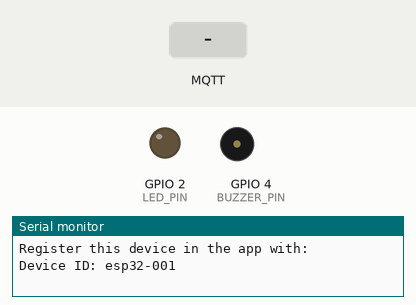
Bench run of a sketch on a simulated ESP32. On the bench: output pins drawn as LEDs (lit = HIGH), buzzer (waves = sounding, pin HIGH), the last lines printed to the serial monitor. Inputs (shaded band) come from the test bench. WiFi joins after 1.5 s; servers stay silent unless stated; random numbers use the default seed unless the sketch sets one; no MQTT or app messages arrive unless stated.

Above: at 2.7 s.
2.8 s: MQTT message "1" arrives on the first subscribed topic
At 3.5 s:
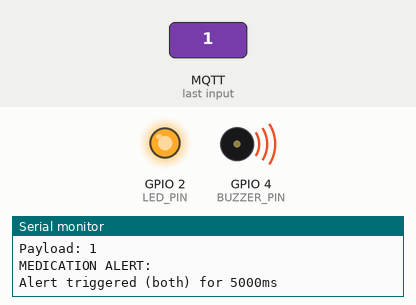
4.3 s: MQTT message "led" arrives on the first subscribed topic
5.8 s: MQTT message "0" arrives on the first subscribed topic
Timing chart, 0 to 12.3 s (numbered marks = the images above; inputs shaded):
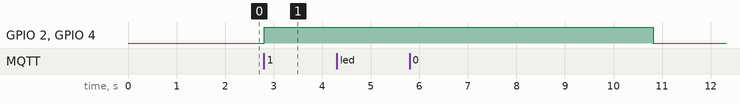

Measured:
- after the input at 2.8 s, GPIO 2 (LED_PIN), GPIO 4 (BUZZER_PIN): LOW → HIGH at once

The sketch:

ESP32_MedicationAlerts.ino
```cpp
/*
 * ESP32 Medication Alert System with MQTT
 *
 * This sketch allows your ESP32 to receive medication alerts via MQTT
 * and trigger a buzzer and LED accordingly.
 *
 * Hardware requirements:
 * - ESP32 development board
 * - LED connected to pin 2 (or change LED_PIN)
 * - Buzzer connected to pin 4 (or change BUZZER_PIN)
 * - WiFi connection
 *
 * Setup instructions:
 * 1. Update WiFi credentials (WIFI_SSID, WIFI_PASSWORD)
 * 2. Set your device ID (must match what's registered in the app)
 * 3. Upload this sketch to your ESP32
 * 4. Use the serial monitor to verify connection to WiFi and MQTT
 * 5. In the app, register the device with the device ID
 */

#include <WiFi.h>
#include <PubSubClient.h>
#include <ArduinoJson.h>

// ===== CONFIGURATION =====
// WiFi credentials
const char* WIFI_SSID = "YOUR_WIFI_SSID";  // Replace with your WiFi SSID
const char* WIFI_PASSWORD = "YOUR_WIFI_PASSWORD";  // Replace with your WiFi password

// Device credentials
const String DEVICE_ID = "esp32-001";  // Device ID (must match what you register in the app)

// Hardware pins
const int LED_PIN = 2;     // LED connected to GPIO 2 (built-in LED on most ESP32 boards)
const int BUZZER_PIN = 4;  // Buzzer connected to GPIO 4

// MQTT settings
const char* MQTT_BROKER = "df116a1a463d460c99605be93a4db7db.s1.eu.hivemq.cloud";
const int MQTT_PORT = 8883;
const char* MQTT_USERNAME = "hivemq.webclient.1746829092080"; // Replace with your HiveMQ credentials
const char* MQTT_PASSWORD = "IvHQa.w*0r8i5L7,mT:X"; // Replace with your HiveMQ password
const char* MQTT_TOPIC = "meditrack/alerts/esp32-001"; // Will be suffixed with device ID

// ===== GLOBAL VARIABLES =====
WiFiClient wifiClient;
PubSubClient mqttClient(wifiClient);
bool ledState = false;
unsigned long alertEndTime = 0;

// Generates a unique client ID based on device ID and a random number
String generateClientId() {
  return "esp32_" + DEVICE_ID + "_" + String(random(0xffff), HEX);
}

void setup() {
  // Initialize serial communication
  Serial.begin(115200);
  Serial.println("\nMedication Alert System with MQTT starting...");

  // Initialize hardware pins
  pinMode(LED_PIN, OUTPUT);
  pinMode(BUZZER_PIN, OUTPUT);

  // Turn off LED and buzzer initially
  digitalWrite(LED_PIN, LOW);
  digitalWrite(BUZZER_PIN, LOW);

  // Connect to WiFi
  connectToWifi();

  // Setup MQTT client
  mqttClient.setServer(MQTT_BROKER, MQTT_PORT);
  mqttClient.setCallback(onMqttMessage);

  // Connect to MQTT broker
  connectToMqtt();

  Serial.println("Device is ready to receive medication alerts via MQTT!");
  Serial.println("Register this device in the app with:");
  Serial.print("Device ID: ");
  Serial.println(DEVICE_ID);
}

void loop() {
  // Check WiFi connection
  if (WiFi.status() != WL_CONNECTED) {
    Serial.println("WiFi disconnected. Reconnecting...");
    connectToWifi();
  }

  // Check MQTT connection
  if (!mqttClient.connected()) {
    Serial.println("MQTT disconnected. Reconnecting...");
    connectToMqtt();
  }

  // Keep the MQTT connection alive
  mqttClient.loop();

  // Check if alert should be turned off
  if (alertEndTime > 0 && millis() >= alertEndTime) {
    stopAlert();
    alertEndTime = 0;
  }

  // Small delay
  delay(10);
}

// Connect to WiFi network
void connectToWifi() {
  Serial.print("Connecting to WiFi: ");
  Serial.println(WIFI_SSID);

  WiFi.begin(WIFI_SSID, WIFI_PASSWORD);

  // Wait for connection
  int connectionAttempts = 0;
  while (WiFi.status() != WL_CONNECTED) {
    delay(500);
    Serial.print(".");
    connectionAttempts++;

    if (connectionAttempts > 20) {
      Serial.println("\nWiFi connection failed. Restarting...");
      ESP.restart();
    }
  }

  Serial.println("");
  Serial.println("WiFi connected successfully");
  Serial.print("IP address: ");
  Serial.println(WiFi.localIP());
}

// Connect to MQTT broker
void connectToMqtt() {
  // Generate a unique client ID for this connection
  String clientId = generateClientId();
  Serial.print("Connecting to MQTT broker as: ");
  Serial.println(clientId);

  int attempts = 0;
  while (!mqttClient.connected() && attempts < 5) {
    Serial.print("Attempting MQTT connection...");

    // Attempt to connect with username and password
    if (mqttClient.connect(clientId.c_str(), MQTT_USERNAME, MQTT_PASSWORD)) {
      Serial.println("connected!");

      // Subscribe to device-specific topic
      String topic = String(MQTT_TOPIC);
      Serial.print("Subscribing to topic: ");
      Serial.println(topic);
      mqttClient.subscribe(topic.c_str());

      // Also subscribe to wildcard topic for broadcasts
      String broadcastTopic = "meditrack/alerts/all";
      Serial.print("Also subscribing to broadcast topic: ");
      Serial.println(broadcastTopic);
      mqttClient.subscribe(broadcastTopic.c_str());

      // Publish a connection message
      String connectMessage = "{\"status\":\"online\",\"device\":\"" + DEVICE_ID + "\"}";
      mqttClient.publish("meditrack/status", connectMessage.c_str());

    } else {
      Serial.print("failed, rc=");
      Serial.print(mqttClient.state());
      Serial.println(" trying again in 5 seconds");
      delay(5000);
      attempts++;
    }
  }

  if (!mqttClient.connected()) {
    Serial.println("Failed to connect to MQTT after multiple attempts. Restarting...");
    ESP.restart();
  }
}

// MQTT message callback
void onMqttMessage(char* topic, byte* payload, unsigned int length) {
  Serial.print("Message received on topic: ");
  Serial.println(topic);

  // Create a buffer for the payload
  char message[length + 1];
  for (unsigned int i = 0; i < length; i++) {
    message[i] = (char)payload[i];
  }
  message[length] = '\0';

  Serial.print("Payload: ");
  Serial.println(message);

  // Parse JSON payload
  DynamicJsonDocument doc(1024);
  DeserializationError error = deserializeJson(doc, message);

  if (error) {
    Serial.print("JSON parsing failed: ");
    Serial.println(error.c_str());
    return;
  }

  // Extract data from MQTT message
  const char* alertMessage = doc["message"];
  String alertType = doc["alertType"] | "medication";
  int duration = doc["duration"] | 5000;

  // Log the medication details
  if (doc.containsKey("medicationName")) {
    Serial.print("Medication: ");
    Serial.println(doc["medicationName"].as<String>());
  }

  if (doc.containsKey("dosage")) {
    Serial.print("Dosage: ");
    Serial.println(doc["dosage"].as<String>());
  }

  if (doc.containsKey("instructions")) {
    Serial.print("Instructions: ");
    Serial.println(doc["instructions"].as<String>());
  }

  // Log the message
  Serial.print("MEDICATION ALERT: ");
  Serial.println(alertMessage);

  // Trigger alert (both LED and buzzer)
  triggerAlert("both", duration);
}

// Trigger the alert (LED and/or buzzer)
void triggerAlert(String alertType, int duration) {
  if (alertType == "led" || alertType == "both") {
    digitalWrite(LED_PIN, HIGH);
    ledState = true;
  }

  if (alertType == "buzzer" || alertType == "both") {
    digitalWrite(BUZZER_PIN, HIGH);
  }

  // Set timer to stop the alert after the specified duration
  alertEndTime = millis() + duration;

  // Log the alert
  Serial.print("Alert triggered (");
  Serial.print(alertType);
  Serial.print(") for ");
  Serial.print(duration);
  Serial.println("ms");
}

// Stop all alerts
void stopAlert() {
  digitalWrite(LED_PIN, LOW);
  digitalWrite(BUZZER_PIN, LOW);
  ledState = false;
  Serial.println("Alert ended");
}
```
